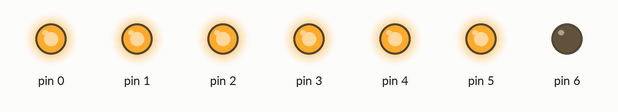
Simulated run of this sketch. Board: Arduino Uno, built with avr-gcc and run on an emulated ATmega328P. Shown: output pins drawn as LEDs (lit = HIGH).

Above: at 0.5 s.
At 2.5 s:
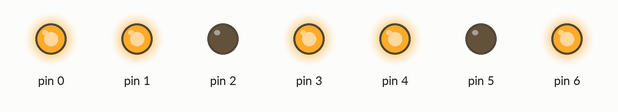
At 3.5 s:
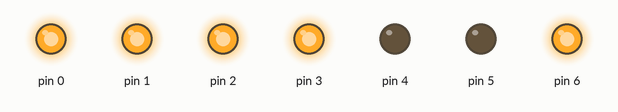
At 5.5 s:
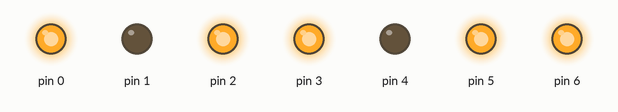
At 8.5 s:
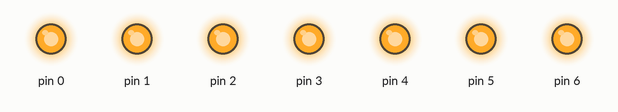
At 11.5 s:
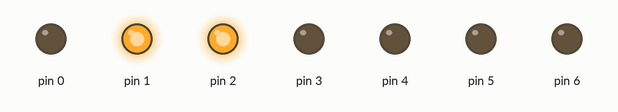
Timing chart, 0 to 13.0 s (numbered marks = the images above):
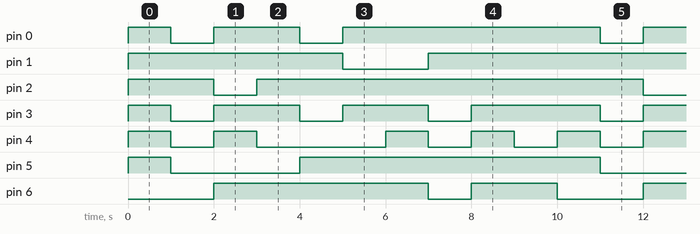

The sketch:

work6_1.ino
```cpp
/*------------------------------------------------
  第6回
  0, 1, 2, 3, 4, 5, 6, 7, 8, 9, 0, 1, ...
  と一秒ごとに数字を表示するプログラムを作ってください。
  -------------------------------------------------*/
//配列ver
int i, n;
//配列で7セグのレイアウトを定義　
//boolean:真(true:1)偽(false:0)
boolean Num_Array[10][7] = {
  {1, 1, 1, 1, 1, 1, 0}, //0
  {0, 1, 1, 0, 0, 0, 0}, //1
  {1, 1, 0, 1, 1, 0, 1}, //2
  {1, 1, 1, 1, 0, 0, 1}, //3
  {0, 1, 1, 0, 0, 1, 1}, //4
  {1, 0, 1, 1, 0, 1, 1}, //5
  {1, 0, 1, 1, 1, 1, 1}, //6
  {1, 1, 1, 0, 0, 1, 0}, //7
  {1, 1, 1, 1, 1, 1, 1}, //8
  {1, 1, 1, 1, 0, 1, 1} //9
};

void setup() {
  pinMode(0, OUTPUT);
  pinMode(1, OUTPUT);
  pinMode(2, OUTPUT);
  pinMode(3, OUTPUT);
  pinMode(4, OUTPUT);
  pinMode(5, OUTPUT);
  pinMode(6, OUTPUT);
}

void loop() {
  for (i = 0; i <= 9; i++) {
    for (n = 0; n <= 7; n++) {
      //n:ピン番号　
      //(Num_Array[i][n])が1の時Trueで点灯
      //(Num_Array[i][n])が0の時Falseで消灯
      digitalWrite(n, Num_Array[i][n]);
    }
    delay(1000);
  }

}
```

Measured:
- by itself, pin 0: repeats every 10.0 s: LOW 1.0 s, HIGH 2.0 s, LOW 1.0 s, HIGH 6.0 s
- by itself, pin 1: repeats every 10.0 s: LOW 2.0 s, HIGH 8.0 s
- by itself, pin 2: repeats every 10.0 s: LOW 1.0 s, HIGH 9.0 s
- by itself, pin 3: repeats every 10.0 s: 2 × (LOW 1.0 s, HIGH 2.0 s), LOW 1.0 s, HIGH 3.0 s
- by itself, pin 4: repeats every 10.0 s: LOW 1.0 s, HIGH 1.0 s, LOW 3.0 s, 2 × (HIGH 1.0 s, LOW 1.0 s), HIGH 1.0 s
- by itself, pin 5: repeats every 10.0 s: LOW 3.0 s, HIGH 7.0 s
- by itself, pin 6: repeats every 10.0 s: LOW 1.0 s, HIGH 2.0 s, LOW 2.0 s, HIGH 5.0 s
